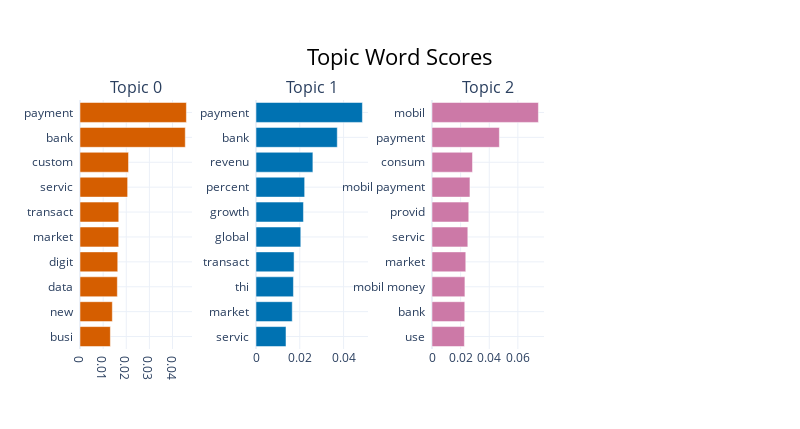

The cell this chart's notebook holds for it:
### Code cell
topic_model.visualize_barchart(width=200, height=330, top_n_topics=4, n_words=10)

### Figure 1 — Plotly figure (JSON) as saved in the notebook; plotly's stock layout.template omitted (floating-point values rounded to 4 significant figures)
{"data": [{"marker": {"color": "#D55E00"}, "orientation": "h", "type": "bar", "x": [0.01313, 0.01398, 0.01614, 0.01632, 0.01673, 0.01675, 0.0206, 0.02098, 0.04552, 0.046], "xaxis": "x", "y": ["busi  ", "new  ", "data  ", "digit  ", "market  ", "transact  ", "servic  ", "custom  ", "bank  ", "payment  "], "yaxis": "y"}, {"marker": {"color": "#0072B2"}, "orientation": "h", "type": "bar", "x": [0.0137, 0.01655, 0.0171, 0.01739, 0.02045, 0.02167, 0.02222, 0.02598, 0.03712, 0.0486], "xaxis": "x2", "y": ["servic  ", "market  ", "thi  ", "transact  ", "global  ", "growth  ", "percent  ", "revenu  ", "bank  ", "payment  "], "yaxis": "y2"}, {"marker": {"color": "#CC79A7"}, "orientation": "h", "type": "bar", "x": [0.02262, 0.02289, 0.023, 0.02361, 0.02502, 0.02568, 0.02652, 0.0283, 0.04707, 0.07434], "xaxis": "x3", "y": ["use  ", "bank  ", "mobil money  ", "market  ", "servic  ", "provid  ", "mobil payment  ", "consum  ", "payment  ", "mobil  "], "yaxis": "y3"}], "layout": {"annotations": [{"font": {"size": 16}, "showarrow": false, "text": "Topic 0", "x": 0.0875, "xanchor": "center", "xref": "paper", "y": 1, "yanchor": "bottom", "yref": "paper"}, {"font": {"size": 16}, "showarrow": false, "text": "Topic 1", "x": 0.3625, "xanchor": "center", "xref": "paper", "y": 1, "yanchor": "bottom", "yref": "paper"}, {"font": {"size": 16}, "showarrow": false, "text": "Topic 2", "x": 0.6375, "xanchor": "center", "xref": "paper", "y": 1, "yanchor": "bottom", "yref": "paper"}], "height": 429, "hoverlabel": {"bgcolor": "white", "font": {"family": "Rockwell", "size": 16}}, "showlegend": false, "title": {"font": {"color": "Black", "size": 22}, "text": "Topic Word Scores", "x": 0.5, "xanchor": "center", "yanchor": "top"}, "width": 800, "xaxis": {"anchor": "y", "domain": [0, 0.175], "showgrid": true}, "xaxis2": {"anchor": "y2", "domain": [0.275, 0.45], "showgrid": true}, "xaxis3": {"anchor": "y3", "domain": [0.55, 0.725], "showgrid": true}, "xaxis4": {"anchor": "y4", "domain": [0.825, 1], "showgrid": true}, "yaxis": {"anchor": "x", "domain": [0, 1], "showgrid": true}, "yaxis2": {"anchor": "x2", "domain": [0, 1], "showgrid": true}, "yaxis3": {"anchor": "x3", "domain": [0, 1], "showgrid": true}, "yaxis4": {"anchor": "x4", "domain": [0, 1], "showgrid": true}}}
